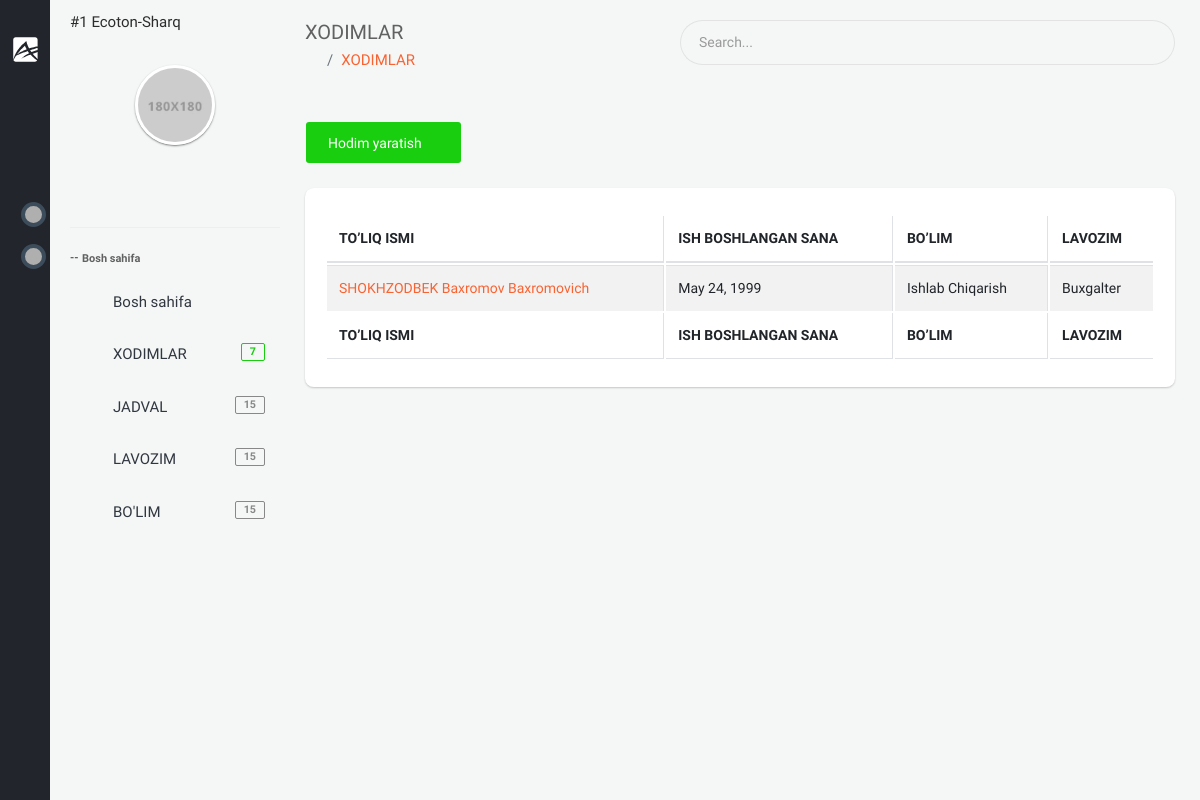
/backoffice/xodimlar (signed in), run on an earlier commit of the app's database.
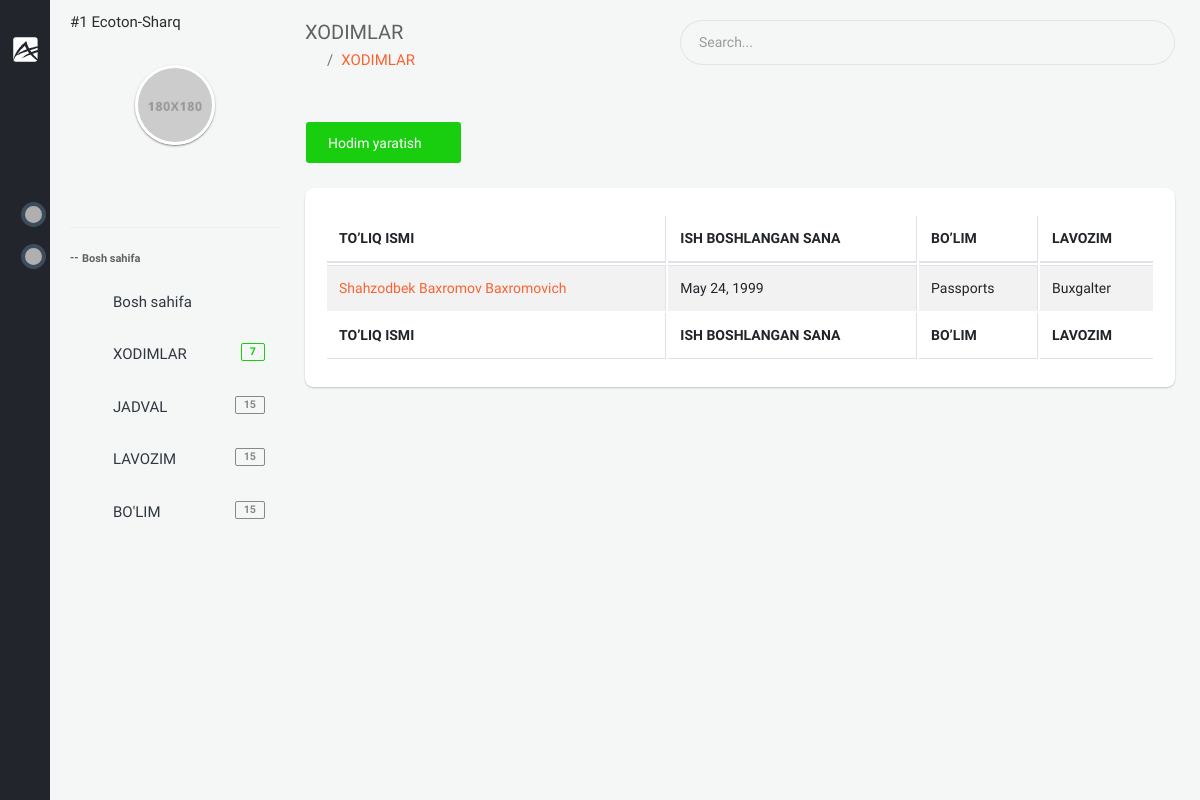
And on a later commit of the database.
### app/models.py (models this page shows, shortened)
class Staff(models.Model):
    GENDER = (
        ('male', 'Erkak'),
        ('female', 'Ayol')
    )
    company = models.ForeignKey(Company, on_delete=models.CASCADE, verbose_name="Kompaniya")
    first_name = models.CharField(null=True, blank=True, max_length=255, verbose_name="Ism")
    second_name = models.CharField(null=True, blank=True, max_length=255, verbose_name="Familiya")
    last_name = models.CharField(null=True, blank=True, max_length=255, verbose_name="Otasining ismi")
    birth_date = models.DateField(null=True, blank=True, verbose_name="Tug'ilgan sana")
    gender = models.CharField(choices=GENDER, max_length=10, verbose_name="Jinsi")
    tabel_number = models.PositiveIntegerField(null=True, blank=True, verbose_name="Tabel raqami")
    start_work_at = models.DateField(null=True, blank=True, verbose_name="Ish boshlagan sana")
    account_number = models.BigIntegerField(null=True, blank=True, verbose_name="Xisob raqami")
    email = models.EmailField(unique=True, verbose_name="Elektron manzil")
    mobile_phone = models.CharField(null=True, blank=True, max_length=15, verbose_name="Mobil telefon")
    home_phone = models.CharField(null=True, blank=True, max_length=15, verbose_name="Uy telefoni")
    work_phone = models.CharField(null=True, blank=True, max_length=15, verbose_name="Ish telefoni")
    address = models.CharField(null=True, blank=True, max_length=255, verbose_name="Uy manzili")
    image = models.ImageField(upload_to='company/staff/image/', null=True, blank=True, verbose_name="Xodimning rasmi")
    qr_code = models.ImageField(upload_to='company/staff/qr_code/', null=True, blank=True, verbose_name="Xodimning qr code")
    department = models.ForeignKey(Department, on_delete=models.CASCADE, verbose_name="Bo'lim")
    position = models.ForeignKey(Position, on_delete=models.CASCADE, verbose_name="Lavozim")
    note = models.CharField(max_length=255, null=True, blank=True, verbose_name="Eslatma")
    work_plan = models.ForeignKey(WorkPlan, on_delete=models.CASCADE, null=True, blank=True, verbose_name="Ish jadvali")
    created_at = models.DateTimeField(auto_now_add=True)
    class Meta:
        ordering = ['-created_at']
        verbose_name_plural = "Xodimlar"

class Department(models.Model):
    name = models.CharField(max_length=255, verbose_name="Bo'lim nomi")
    company = models.ForeignKey(Company, on_delete=models.CASCADE, verbose_name='Kompaniya')
    created_at = models.DateTimeField(auto_now_add=True)
    def __str__(self):
        return self.name
    class Meta:
        ordering = ['-created_at']
        verbose_name_plural = "Bo'limlar"

class Position(models.Model):
    name = models.CharField(max_length=255, verbose_name="Lavozim nomi")
    company = models.ForeignKey(Company, on_delete=models.CASCADE, verbose_name='Kompaniya')
    created_at = models.DateTimeField(auto_now_add=True)
    def __str__(self):
        return self.name
    class Meta:
        ordering = ['-created_at']
        verbose_name_plural = "Lavozim"

### backoffice/views.py (the view)
# urls.py: path('xodimlar', views.StaffListTemplate.as_view(), name="staff"),
class StaffListTemplate(LoginRequiredMixin, generic.ListView):
    template_name = 'backoffice/pages/staff/list.html'
    model = models.Staff
    def get_context_data(self, *, object_list=None, **kwargs):
        staff = super(StaffListTemplate, self).get_context_data(**kwargs)
        company = self.request.user.company
        staff['staffs'] = models.Staff.objects.filter(company=company).order_by('-created_at')
        return staff

### app/models.py (called while the page is built)
    def __str__(self):
        return f'#{self.id}  {self.name}'

### templates/backoffice/pages/staff/list.html (shortened to what this page needs)
{% extends 'backoffice/base.html' %}
{% block content %}
    <section class="content">
    <div class="container-fluid">
        <div class="block-header">
            <div class="row clearfix">
                <div class="col-lg-5 col-md-5 col-sm-12">
                    <h2>XODIMLAR</h2>
                    <ul class="breadcrumb padding-0">
                        <li class="breadcrumb-item"><a href="index.html"><i class="zmdi zmdi-home"></i></a></li>
                        <li class="breadcrumb-item"><a href="javascript:void(0);">XODIMLAR</a></li>
                    </ul>
                </div>
                <div class="col-lg-7 col-md-7 col-sm-12">
                    <div class="input-group m-b-0">
                        <input type="text" class="form-control" placeholder="Search...">
                        <span class="input-group-addon">
                            <i class="zmdi zmdi-search"></i>
                        </span>
                    </div>
                </div>
            </div>
        </div>
        <div class="row clearfix">
            <div class="col-lg-12">
                <div class="card">
                    <div class="header">
                        <a href="{% url 'staff_create' %}" class="btn btn-success">Hodim yaratish <i class="zmdi zmdi-plus"></i></a>
                    </div>
                    <div class="body">
                        <div class="table-responsive">
                            <table class="table table-bordered table-striped table-hover js-basic-example dataTable">
                                <thead>
                                    <tr>
                                        <th>TO’LIQ ISMI</th>
                                        <th>ISH BOSHLANGAN SANA</th>
                                        <th>BO’LIM</th>
                                        <th>LAVOZIM</th>
                                    </tr>
                                </thead>
                                <tfoot>
                                    <tr>
                                        <th>TO’LIQ ISMI</th>
                                        <th>ISH BOSHLANGAN SANA</th>
                                        <th>BO’LIM</th>
                                        <th>LAVOZIM</th>
                                    </tr>
                                </tfoot>
                                <tbody>
                                    {% for staff in staffs %}
                                        <tr>
                                            <td><a href="{% url 'staff-detail' staff.pk %}">{{ staff.first_name }} {{ staff.second_name }} {{ staff.last_name }}</a></td>
                                            <td>{{ staff.birth_date }}</td>
                                            <td>{{ staff.department }}</td>
                                            <td>{{ staff.position}}</td>
                                        </tr>
                                    {% endfor %}
                                </tbody>
                            </table>
                        </div>
                    </div>
                </div>
            </div>
        </div>
    </div>
</section>
{% endblock %}

What changed in the data, as far as the page shows it:
changed Staff "Baxromov": first_name "SHOKHZODBEK" → "Shahzodbek"; department "Ishlab Chiqarish" → "Passports"
